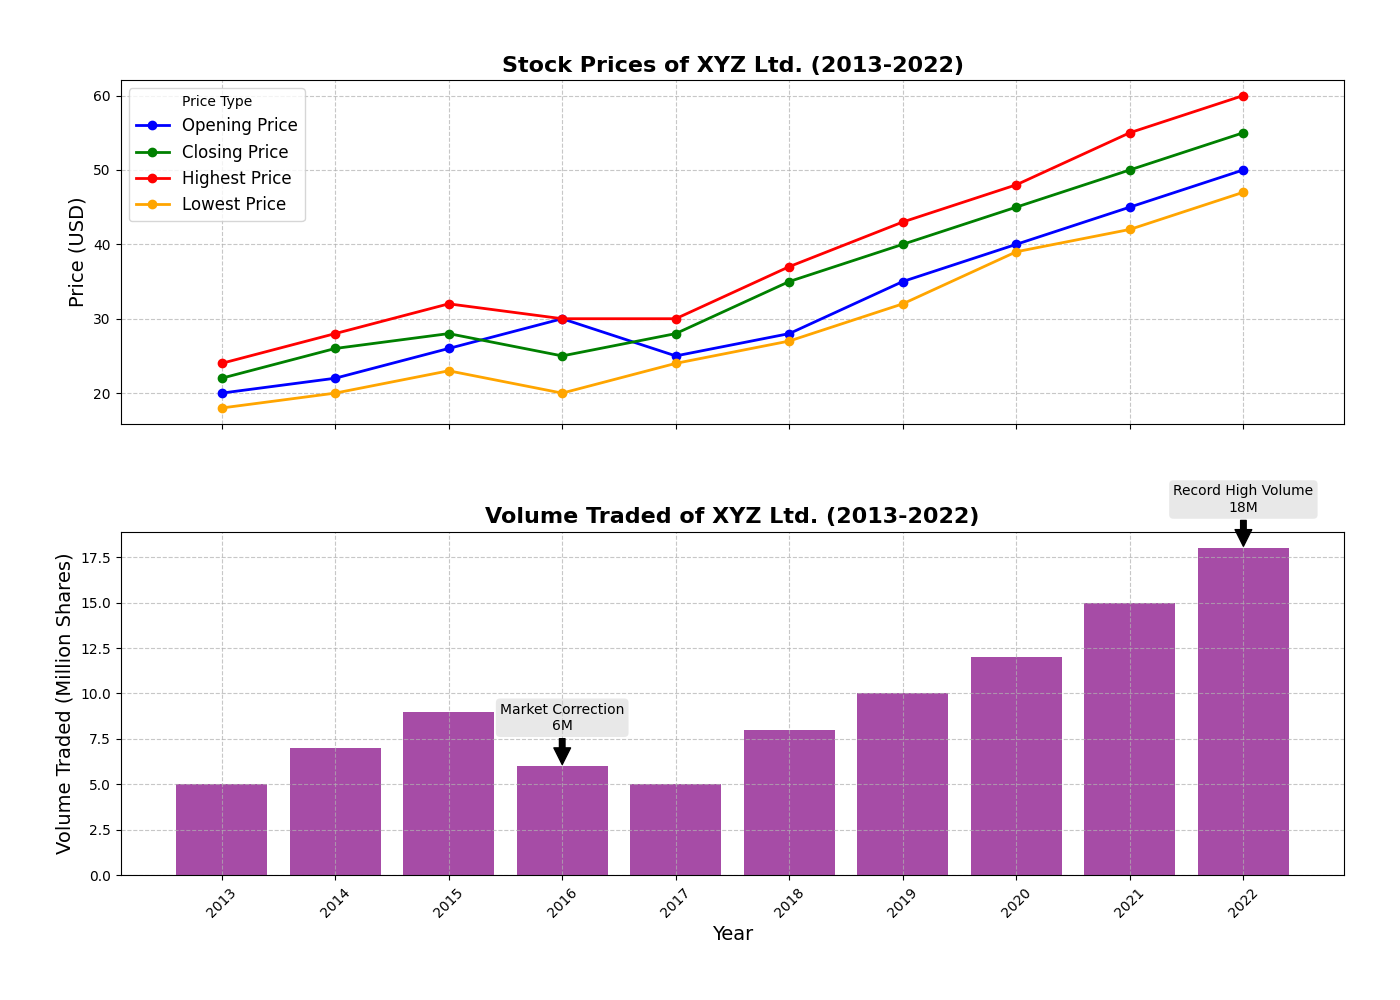

The Python source for this figure:
import matplotlib.pyplot as plt
import numpy as np

# Backstory: Tracking the progress of a hypothetical company's stock prices and volume traded over the past decade.

# Years for x-axis
years = np.arange(2013, 2023, 1)

# Stock prices (fictional data)
opening_price = np.array([20, 22, 26, 30, 25, 28, 35, 40, 45, 50])
closing_price = np.array([22, 26, 28, 25, 28, 35, 40, 45, 50, 55])
highest_price = np.array([24, 28, 32, 30, 30, 37, 43, 48, 55, 60])
lowest_price = np.array([18, 20, 23, 20, 24, 27, 32, 39, 42, 47])

# Volume traded (in millions)
volume_traded = np.array([5, 7, 9, 6, 5, 8, 10, 12, 15, 18])

# Create 2x1 subplot layout
fig, axes = plt.subplots(2, 1, figsize=(14, 10), sharex=True)

# First subplot: Line plots for stock prices
axes[0].plot(years, opening_price, marker='o', color='blue', label='Opening Price', linewidth=2)
axes[0].plot(years, closing_price, marker='o', color='green', label='Closing Price', linewidth=2)
axes[0].plot(years, highest_price, marker='o', color='red', label='Highest Price', linewidth=2)
axes[0].plot(years, lowest_price, marker='o', color='orange', label='Lowest Price', linewidth=2)

axes[0].set_title('Stock Prices of XYZ Ltd. (2013-2022)', fontsize=16, fontweight='bold')
axes[0].set_ylabel('Price (USD)', fontsize=14)
axes[0].legend(title='Price Type', fontsize=12)
axes[0].grid(True, linestyle='--', alpha=0.7)

# Second subplot: Line plot for volume traded
axes[1].bar(years, volume_traded, color='purple', alpha=0.7)
axes[1].set_title('Volume Traded of XYZ Ltd. (2013-2022)', fontsize=16, fontweight='bold')
axes[1].set_xlabel('Year', fontsize=14)
axes[1].set_ylabel('Volume Traded (Million Shares)', fontsize=14)
axes[1].grid(True, linestyle='--', alpha=0.7)

# Annotate significant years in volume traded plot
significant_years = [2016, 2022]
events = ['Market Correction', 'Record High Volume']
volume_spots = volume_traded[np.isin(years, significant_years)]

for (year, event, volume) in zip(significant_years, events, volume_spots):
    axes[1].annotate(f'{event}\n{volume}M', xy=(year, volume), xytext=(year, volume + 2),
                     arrowprops=dict(facecolor='black', shrink=0.05), fontsize=10, ha='center', bbox=dict(boxstyle="round,pad=0.3", edgecolor='none', facecolor='lightgrey', alpha=0.5))

# Rotate x-axis labels for better readability
plt.xticks(years, rotation=45)

# Adjust layout to prevent overlap
plt.tight_layout(pad=4)

# Show the plot
plt.show()
